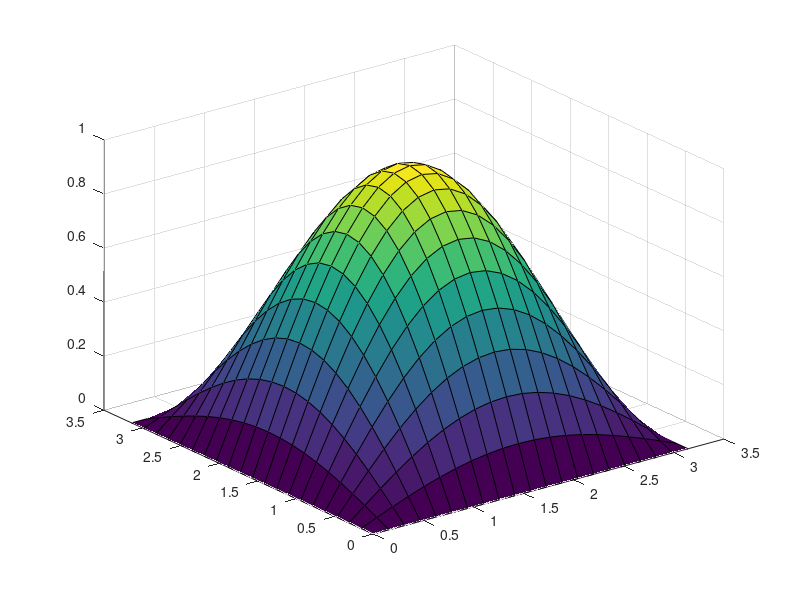

MATLAB code for this plot: (Note: this script raises an error after producing the figure.)
%% Project 1
% Death by waves
% Tad Kile, James Johnstone, Megan Cromis
% April 2017

%% Trying to plot stuff
clear all; close all; clc;

c = .1; %Dissipation value
k = -1; %Strength
m = .01; %Mass value

sigma = 12e-5;%Sigma value if small change end is desired
maxiter = 5;

%Initial Conditions
xvals = linspace(0,pi,21);
yvals = linspace(0,pi,21);
nx = length(xvals);
ny = nx;

for i = 1:length(xvals)
    for j = 1:length(yvals)
        winitial(i,j) = sin(xvals(i))*sin(yvals(j));
    end
end

for k = 1:nx
    winitial(1,k)=0;
    winitial(ny,k)=0;
end

for k = 1:ny
    winitial(k,1)=0;
    winitial(k,nx)=0;
end

surf(xvals,yvals,winitial) %Shows initial condition
figure

%Bunches of reshaping
dwinitial = zeros(nx,ny);
winitial = reshape(winitial,[441,1]);
dwinitial = reshape(dwinitial,[441,1]);
wi = [winitial;dwinitial];
w = wi;
iternum = 0;
%ODE Loops
while (iternum < maxiter) %&& (maxsigma > sigma)
    [t,w] = ode15s(@(t,w)wavefun(w,xvals,yvals,c,k,m),[0 .5],wi);
    iternum = iternum + 1;
end

%% 
loops = length(t);
F(loops) = struct('cdata',[],'colormap',[]);

surf(xvals,yvals,reshape(winitial,[21 21]))
%axis([0 pi 0 pi -1 1]);
for frme = 1:length(t)
    %Reshapes
    wplot = w(frme,(1:441))';
    wplot = reshape(wplot,[21 21]);
    surf(xvals,yvals,wplot)
    xlabel('x')
    ylabel('y')
    zlabel('Amplitude')
    axis([0 pi 0 pi -1 1]);
    drawnow
    F(j) = getframe(gcf);
end

% myVideo = VideoWriter('junk.avi');
% 
% open(myVideo)
% 
% writeVideo(myVideo, F)
% 
% close(myVideo)